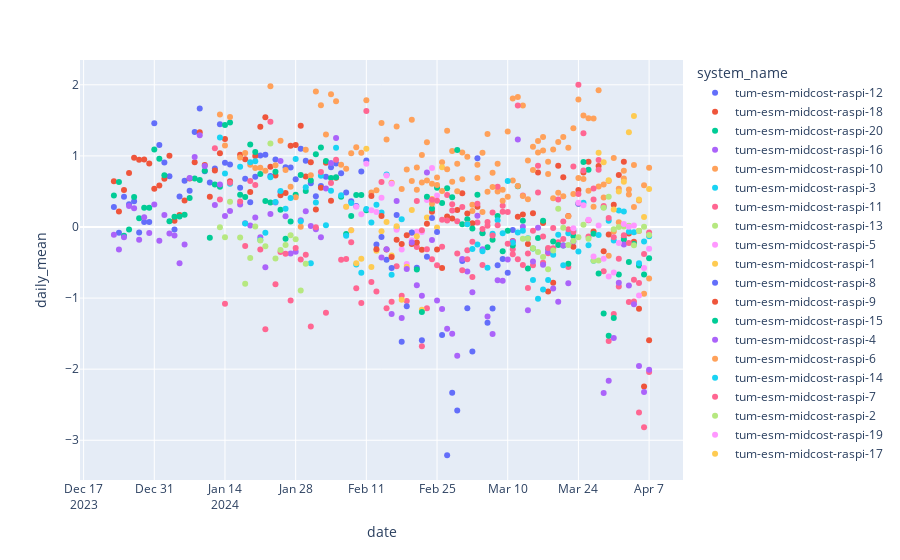
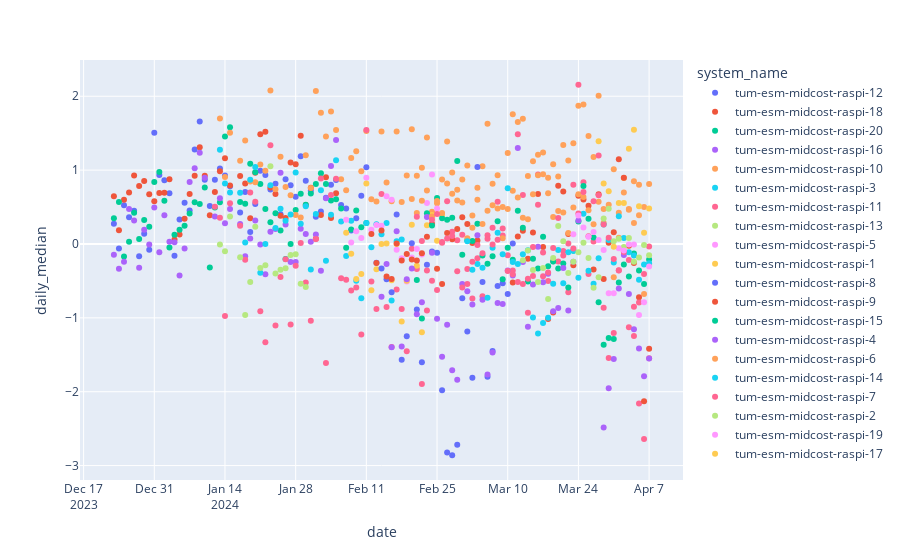

Notebook cell for these charts, in order:
### Code cell
# plot daily mean per station

df_plot = df_sbs.sort("creation_timestamp") \
    .group_by([pl.col("date"), pl.col("system_name")]) \
    .agg([
        (pl.col("diff").mean()).alias("daily_mean"),
        (pl.col("diff").median()).alias("daily_median")
        ]) 
    
fig = px.scatter(df_plot, x="date", y="daily_mean", color = "system_name")
fig.show()
fig = px.scatter(df_plot, x="date", y="daily_median", color = "system_name")
fig.show()
